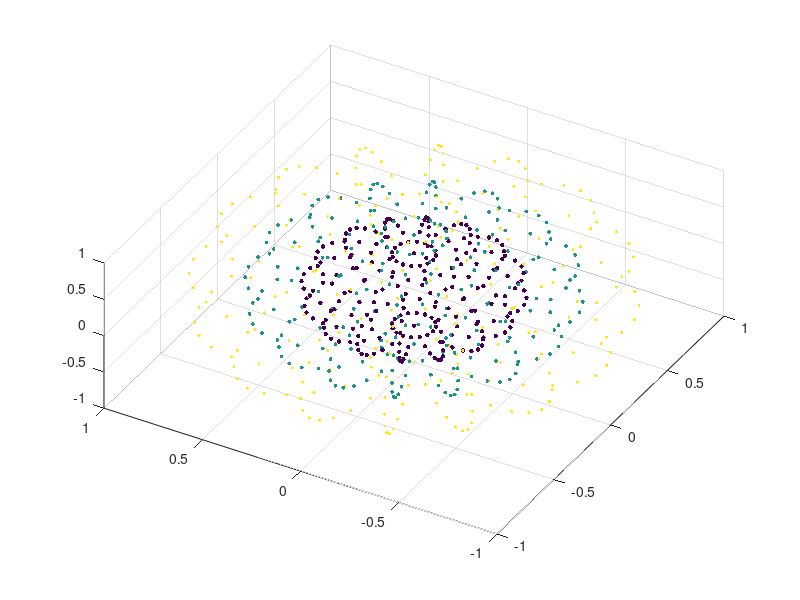

Write the MATLAB code that produced this figure.
figure
% 三维散点图
[x,y,z]=sphere(16);
X=[x(:)*.5 x(:)*.75 x(:)];
Y=[y(:)*.5 y(:)*.75 y(:)];
Z=[z(:)*.5 z(:)*.75 z(:)];
S=repmat([1 .75 .5]*10,prod(size(x)),1);
C=repmat([1 2 3],prod(size(x)),1);
scatter3(X(:),Y(:),Z(:),S(:),C(:),'filled'),view(-60,60)
